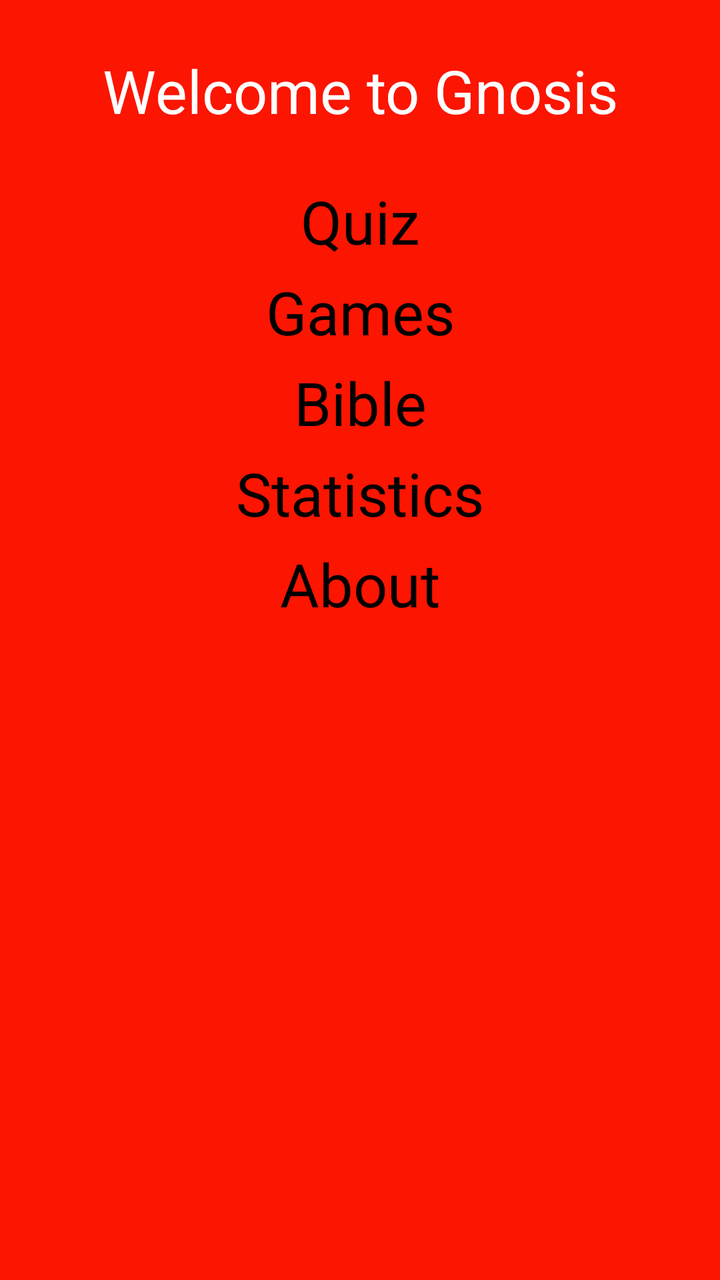
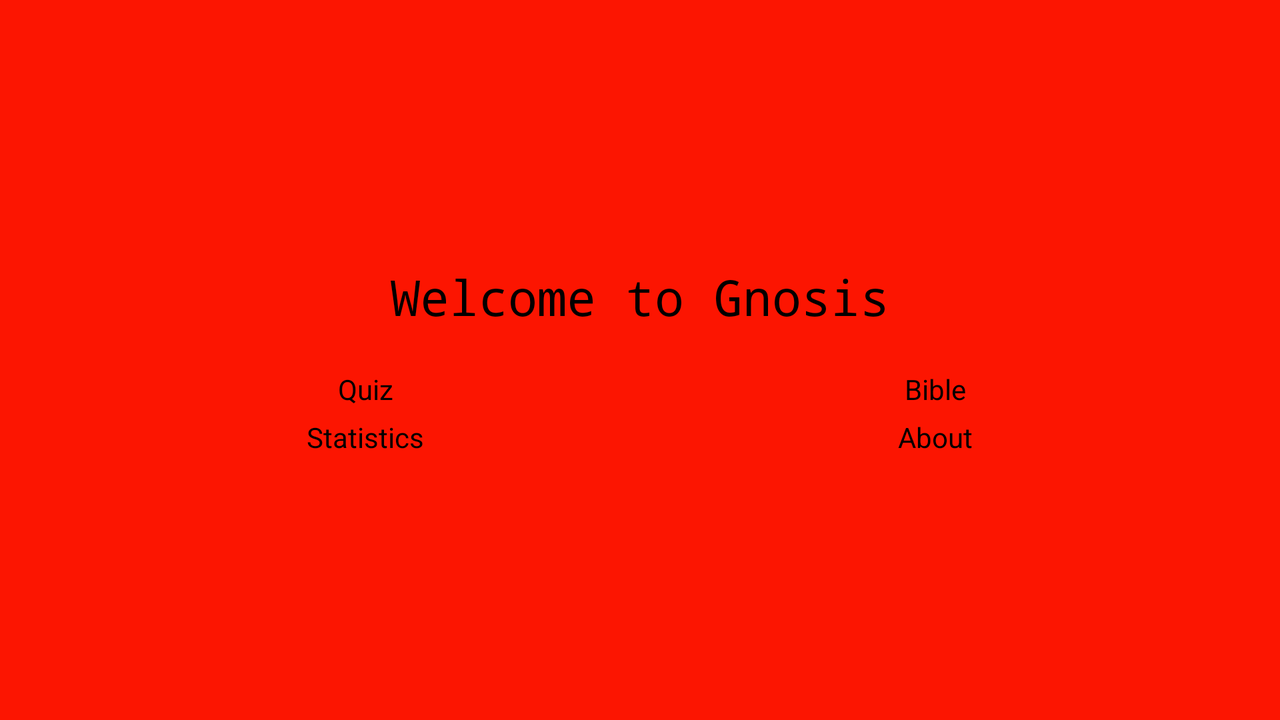

The same Android screen from two of the app's own layout files: first res/layout/ as a phone draws it, then the repository's variant for another configuration, drawn on a device whose configuration selects that folder. Both files follow.
<!-- AndroidManifest.xml: application theme AppTheme -->
<!-- res/layout/home_screen.xml -->
<?xml version="1.0" encoding="utf-8"?>
<LinearLayout xmlns:android="http://schemas.android.com/apk/res/android"
    android:id="@+id/RelativeLayout01"
    android:layout_width="fill_parent"
    android:layout_height="fill_parent"
    android:layout_alignParentTop="true"
    android:background="@color/gummi_red"
    android:orientation="vertical"
    android:padding="25dip" >

    <TextView
        android:layout_width="fill_parent"
        android:layout_height="wrap_content"
        android:layout_marginBottom="25dip"
        android:gravity="center_horizontal"
        android:text="@string/main_title"
        android:textColor="#FFFFFF"
        android:textSize="30sp"
        android:typeface="normal" />

    <Button
        android:id="@+id/quiz_button"
        android:layout_width="match_parent"
        android:layout_height="wrap_content"
        android:layout_marginBottom="5dp"
        android:background="@drawable/red_button"
        android:gravity="center"
        android:text="@string/quiz_label"
        android:textSize="30sp" />

    <Button
        android:id="@+id/games_button"
        android:layout_width="fill_parent"
        android:layout_height="wrap_content"
        android:layout_marginBottom="5dp"
        android:background="@drawable/red_button"
        android:gravity="center"
        android:text="@string/games_label"
        android:textSize="30sp" />

    <Button
        android:id="@+id/bible_button"
        android:layout_width="fill_parent"
        android:layout_height="wrap_content"
        android:layout_marginBottom="5dp"
        android:background="@drawable/custom_button"
        android:gravity="center"
        android:text="@string/bible_label"
        android:textSize="30sp" />

    <Button
        android:id="@+id/stats_button"
        android:layout_width="fill_parent"
        android:layout_height="wrap_content"
        android:layout_marginBottom="5dp"
        android:background="@drawable/custom_button"
        android:gravity="center"
        android:text="@string/stats_label"
        android:textSize="30sp" />

    <Button
        android:id="@+id/about_button"
        android:layout_width="fill_parent"
        android:layout_height="wrap_content"
        android:background="@drawable/custom_button"
        android:gravity="center"
        android:text="@string/about_label"
        android:textSize="30sp" />

</LinearLayout>
<!-- resources referenced by this layout -->
<resources>
  <color name="gummi_red">#FC1501</color>
  <string name="about_label">About</string>
  <string name="bible_label">Bible</string>
  <string name="games_label">Games</string>
  <string name="main_title">Welcome to Gnosis</string>
  <string name="quiz_label">Quiz</string>
  <string name="stats_label">Statistics</string>
  <style name="AppTheme" parent="AppBaseTheme">
          
      </style>
  <style name="AppBaseTheme" parent="android:Theme.Light">
          
      </style>
</resources>
<!-- res/layout-land/home_screen.xml (the repository's variant of the layout above) -->
<!-- drawn on the phone turned sideways -->
<?xml version="1.0" encoding="utf-8"?>
<LinearLayout
   xmlns:android="http://schemas.android.com/apk/res/android"
   android:orientation="vertical"
   android:layout_width="fill_parent"
   android:layout_height="fill_parent"
   android:background="@color/gummi_red"
   android:gravity="center"
   android:padding="35dip">
   <TextView
      android:text="@string/main_title"
      android:textColor="#000000"
      android:typeface="monospace"
      android:layout_height="wrap_content"
      android:layout_width="wrap_content"
      android:layout_gravity="center"
      android:layout_marginBottom="20dip"
      android:textSize="24.5sp" />
   <TableLayout
      android:layout_height="wrap_content"
      android:layout_width="wrap_content"
      android:layout_gravity="center"
      android:stretchColumns="*">
      <TableRow>
         <Button
            android:id="@+id/quiz_button"
            android:text="@string/quiz_label"
            android:background="@drawable/custom_button" 
            android:layout_marginBottom="5dp"/>
         <Button
            android:id="@+id/bible_button"
            android:text="@string/bible_label"
            android:background="@drawable/custom_button" 
            android:layout_marginBottom="5dp"/>
      </TableRow>
      <TableRow>
         <Button
            android:id="@+id/stats_button"
            android:text="@string/stats_label"
            android:background="@drawable/custom_button" />
         <Button
            android:id="@+id/about_button"
            android:text="@string/about_label"
            android:background="@drawable/custom_button" />
      </TableRow>
   </TableLayout>
</LinearLayout>
<!-- resources referenced by the variant -->
<!-- as the phone turned sideways resolves them -->
<resources>
  <color name="gummi_red">#FC1501</color>
  <string name="about_label">About</string>
  <string name="bible_label">Bible</string>
  <string name="main_title">Welcome to Gnosis</string>
  <string name="quiz_label">Quiz</string>
  <string name="stats_label">Statistics</string>
  <style name="AppTheme" parent="AppBaseTheme">
          
      </style>
  <style name="AppBaseTheme" parent="android:Theme.Light">
          
      </style>
</resources>
